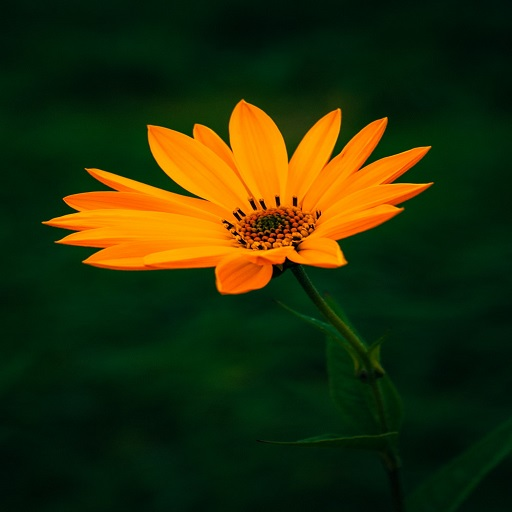
%> input picture OriginalImage.jpg, 512 x 512 px
$ octave ErosionDilation.m   (GNU Octave 9; MATLAB toolbox functions it lacks are replaced by stand-ins)
%> lines starting %> are read from the running program, lines starting %| are printed output that depends on the picture
ColorImage = imread('OriginalImage.jpg');
%> ColorImage is the input picture: size 512x512x3 uint8; mean R, G, B 38.3, 46.6, 8.6
figure;
imshow(ColorImage,'InitialMagnification','fit');

Grayscale = rgb2gray(ColorImage);
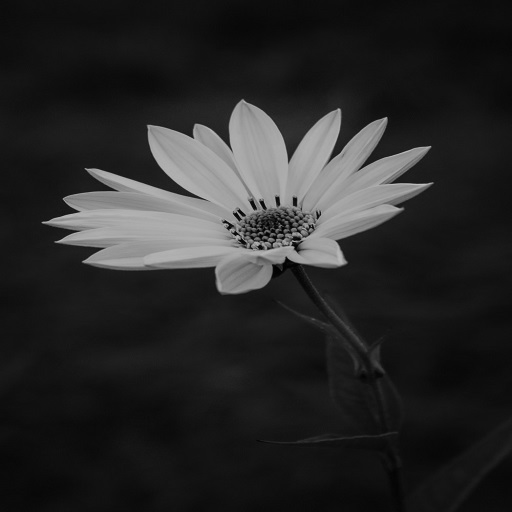
%> Grayscale: size 512x512 uint8; min 0, max 193, mean 39.7
figure;
imshow(Grayscale,'InitialMagnification','fit');

Element = strel('line', 10, 45);

ErosionedImage = imerode(Grayscale, Element);
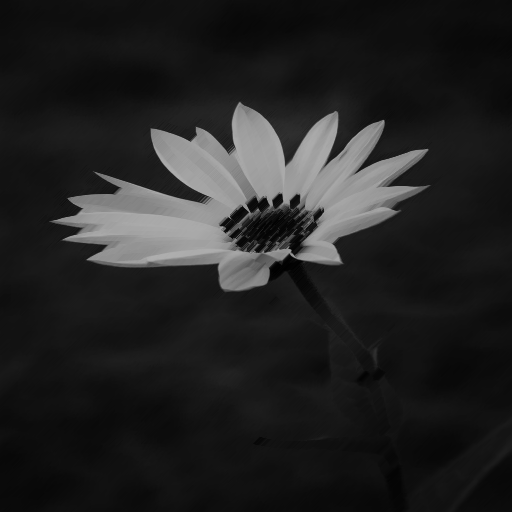
%> ErosionedImage: size 512x512 uint8; min 0, max 174, mean 34.9
figure;
imshow(ErosionedImage,'InitialMagnification','fit');

DilatedImage = imdilate(Grayscale, Element);
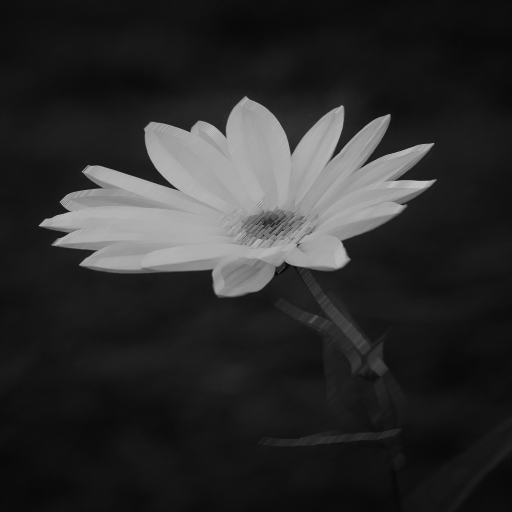
%> DilatedImage: size 512x512 uint8; min 6, max 193, mean 44.5
figure;
imshow(DilatedImage,'InitialMagnification','fit');
